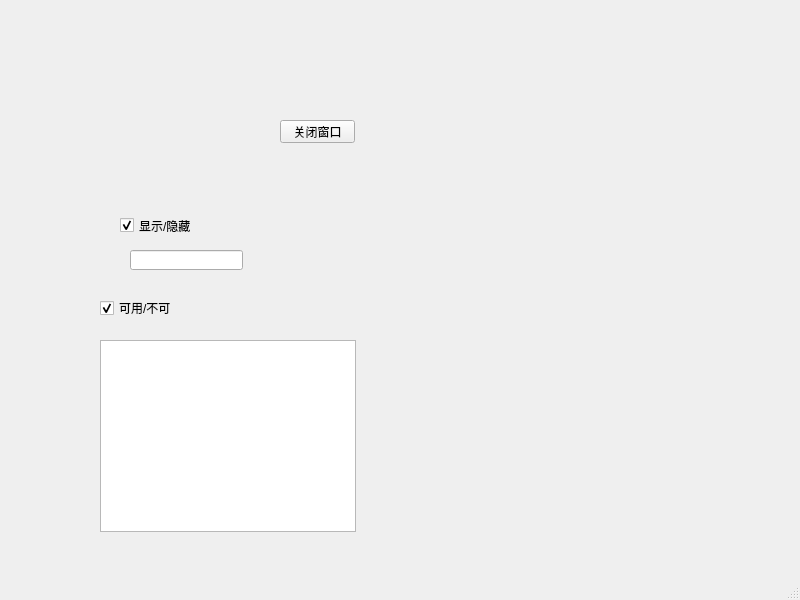
<?xml version="1.0" encoding="UTF-8"?>
<ui version="4.0">
 <class>MainWindow</class>
 <widget class="QMainWindow" name="MainWindow">
  <property name="geometry">
   <rect>
    <x>0</x>
    <y>0</y>
    <width>800</width>
    <height>600</height>
   </rect>
  </property>
  <property name="sizePolicy">
   <sizepolicy hsizetype="Preferred" vsizetype="Preferred">
    <horstretch>0</horstretch>
    <verstretch>0</verstretch>
   </sizepolicy>
  </property>
  <property name="windowTitle">
   <string>MainWindow</string>
  </property>
  <widget class="QWidget" name="centralwidget">
   <widget class="QPushButton" name="pushButton">
    <property name="geometry">
     <rect>
      <x>280</x>
      <y>120</y>
      <width>75</width>
      <height>23</height>
     </rect>
    </property>
    <property name="text">
     <string>关闭窗口</string>
    </property>
   </widget>
   <widget class="QCheckBox" name="checkBox">
    <property name="enabled">
     <bool>true</bool>
    </property>
    <property name="geometry">
     <rect>
      <x>120</x>
      <y>210</y>
      <width>71</width>
      <height>31</height>
     </rect>
    </property>
    <property name="text">
     <string>显示/隐藏</string>
    </property>
    <property name="checked">
     <bool>true</bool>
    </property>
    <property name="tristate">
     <bool>false</bool>
    </property>
   </widget>
   <widget class="QCheckBox" name="checkBox_2">
    <property name="geometry">
     <rect>
      <x>100</x>
      <y>300</y>
      <width>71</width>
      <height>16</height>
     </rect>
    </property>
    <property name="text">
     <string>可用/不可用</string>
    </property>
    <property name="checked">
     <bool>true</bool>
    </property>
   </widget>
   <widget class="QLineEdit" name="lineEdit">
    <property name="geometry">
     <rect>
      <x>130</x>
      <y>250</y>
      <width>113</width>
      <height>20</height>
     </rect>
    </property>
   </widget>
   <widget class="QTextBrowser" name="textBrowser">
    <property name="geometry">
     <rect>
      <x>100</x>
      <y>340</y>
      <width>256</width>
      <height>192</height>
     </rect>
    </property>
   </widget>
  </widget>
  <widget class="QMenuBar" name="menubar">
   <property name="geometry">
    <rect>
     <x>0</x>
     <y>0</y>
     <width>800</width>
     <height>23</height>
    </rect>
   </property>
  </widget>
  <widget class="QStatusBar" name="statusbar"/>
 </widget>
 <resources/>
 <connections>
  <connection>
   <sender>pushButton</sender>
   <signal>clicked()</signal>
   <receiver>MainWindow</receiver>
   <slot>close()</slot>
   <hints>
    <hint type="sourcelabel">
     <x>299</x>
     <y>156</y>
    </hint>
    <hint type="destinationlabel">
     <x>362</x>
     <y>278</y>
    </hint>
   </hints>
  </connection>
  <connection>
   <sender>checkBox_2</sender>
   <signal>toggled(bool)</signal>
   <receiver>textBrowser</receiver>
   <slot>setEnabled(bool)</slot>
   <hints>
    <hint type="sourcelabel">
     <x>160</x>
     <y>333</y>
    </hint>
    <hint type="destinationlabel">
     <x>169</x>
     <y>365</y>
    </hint>
   </hints>
  </connection>
  <connection>
   <sender>checkBox</sender>
   <signal>toggled(bool)</signal>
   <receiver>lineEdit</receiver>
   <slot>setVisible(bool)</slot>
   <hints>
    <hint type="sourcelabel">
     <x>154</x>
     <y>238</y>
    </hint>
    <hint type="destinationlabel">
     <x>220</x>
     <y>282</y>
    </hint>
   </hints>
  </connection>
 </connections>
</ui>
